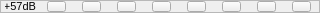
     <widget class="QFrame" name="frame_2">
      <property name="minimumSize">
       <size>
        <width>320</width>
        <height>13</height>
       </size>
      </property>
      <property name="maximumSize">
       <size>
        <width>320</width>
        <height>13</height>
       </size>
      </property>
      <property name="frameShape">
       <enum>QFrame::StyledPanel</enum>
      </property>
      <property name="frameShadow">
       <enum>QFrame::Raised</enum>
      </property>
      <widget class="QPushButton" name="In4_57">
       <property name="geometry">
        <rect>
         <x>152</x>
         <y>1</y>
         <width>19</width>
         <height>11</height>
        </rect>
       </property>
       <property name="minimumSize">
        <size>
         <width>19</width>
         <height>11</height>
        </size>
       </property>
       <property name="maximumSize">
        <size>
         <width>19</width>
         <height>11</height>
        </size>
       </property>
       <property name="text">
        <string/>
       </property>
       <property name="checkable">
        <bool>true</bool>
       </property>
       <property name="autoExclusive">
        <bool>true</bool>
       </property>
       <attribute name="buttonGroup">
        <string notr="true">buttonGroup4</string>
       </attribute>
      </widget>
      <widget class="QPushButton" name="In3_57">
       <property name="geometry">
        <rect>
         <x>117</x>
         <y>1</y>
         <width>19</width>
         <height>11</height>
        </rect>
       </property>
       <property name="minimumSize">
        <size>
         <width>19</width>
         <height>11</height>
        </size>
       </property>
       <property name="maximumSize">
        <size>
         <width>19</width>
         <height>11</height>
        </size>
       </property>
       <property name="text">
        <string/>
       </property>
       <property name="checkable">
        <bool>true</bool>
       </property>
       <property name="autoExclusive">
        <bool>true</bool>
       </property>
       <attribute name="buttonGroup">
        <string notr="true">buttonGroup3</string>
       </attribute>
      </widget>
      <widget class="QPushButton" name="In1_57">
       <property name="geometry">
        <rect>
         <x>47</x>
         <y>1</y>
         <width>19</width>
         <height>11</height>
        </rect>
       </property>
       <property name="minimumSize">
        <size>
         <width>19</width>
         <height>11</height>
        </size>
       </property>
       <property name="maximumSize">
        <size>
         <width>19</width>
         <height>11</height>
        </size>
       </property>
       <property name="text">
        <string/>
       </property>
       <property name="checkable">
        <bool>true</bool>
       </property>
       <property name="checked">
        <bool>false</bool>
       </property>
       <property name="autoExclusive">
        <bool>true</bool>
       </property>
       <attribute name="buttonGroup">
        <string notr="true">buttonGroup1</string>
       </attribute>
      </widget>
      <widget class="QPushButton" name="In8_57">
       <property name="geometry">
        <rect>
         <x>292</x>
         <y>1</y>
         <width>19</width>
         <height>11</height>
        </rect>
       </property>
       <property name="minimumSize">
        <size>
         <width>19</width>
         <height>11</height>
        </size>
       </property>
       <property name="maximumSize">
        <size>
         <width>19</width>
         <height>11</height>
        </size>
       </property>
       <property name="text">
        <string/>
       </property>
       <property name="checkable">
        <bool>true</bool>
       </property>
       <attribute name="buttonGroup">
        <string notr="true">buttonGroup8</string>
       </attribute>
      </widget>
      <widget class="QPushButton" name="In2_57">
       <property name="geometry">
        <rect>
         <x>82</x>
         <y>1</y>
         <width>19</width>
         <height>11</height>
        </rect>
       </property>
       <property name="minimumSize">
        <size>
         <width>19</width>
         <height>11</height>
        </size>
       </property>
       <property name="maximumSize">
        <size>
         <width>19</width>
         <height>11</height>
        </size>
       </property>
       <property name="text">
        <string/>
       </property>
       <property name="checkable">
        <bool>true</bool>
       </property>
       <property name="autoExclusive">
        <bool>true</bool>
       </property>
       <attribute name="buttonGroup">
        <string notr="true">buttonGroup2</string>
       </attribute>
      </widget>
      <widget class="QPushButton" name="In6_57">
       <property name="geometry">
        <rect>
         <x>222</x>
         <y>1</y>
         <width>19</width>
         <height>11</height>
        </rect>
       </property>
       <property name="minimumSize">
        <size>
         <width>19</width>
         <height>11</height>
        </size>
       </property>
       <property name="maximumSize">
        <size>
         <width>19</width>
         <height>11</height>
        </size>
       </property>
       <property name="text">
        <string/>
       </property>
       <property name="checkable">
        <bool>true</bool>
       </property>
       <property name="autoExclusive">
        <bool>true</bool>
       </property>
       <attribute name="buttonGroup">
        <string notr="true">buttonGroup6</string>
       </attribute>
      </widget>
      <widget class="QPushButton" name="In5_57">
       <property name="geometry">
        <rect>
         <x>187</x>
         <y>1</y>
         <width>19</width>
         <height>11</height>
        </rect>
       </property>
       <property name="minimumSize">
        <size>
         <width>19</width>
         <height>11</height>
        </size>
       </property>
       <property name="maximumSize">
        <size>
         <width>19</width>
         <height>11</height>
        </size>
       </property>
       <property name="text">
        <string/>
       </property>
       <property name="checkable">
        <bool>true</bool>
       </property>
       <property name="autoExclusive">
        <bool>true</bool>
       </property>
       <attribute name="buttonGroup">
        <string notr="true">buttonGroup5</string>
       </attribute>
      </widget>
      <widget class="QPushButton" name="In7_57">
       <property name="geometry">
        <rect>
         <x>257</x>
         <y>1</y>
         <width>19</width>
         <height>11</height>
        </rect>
       </property>
       <property name="minimumSize">
        <size>
         <width>19</width>
         <height>11</height>
        </size>
       </property>
       <property name="maximumSize">
        <size>
         <width>19</width>
         <height>11</height>
        </size>
       </property>
       <property name="text">
        <string/>
       </property>
       <property name="checkable">
        <bool>true</bool>
       </property>
       <property name="autoExclusive">
        <bool>true</bool>
       </property>
       <attribute name="buttonGroup">
        <string notr="true">buttonGroup7</string>
       </attribute>
      </widget>
      <widget class="QLabel" name="label_3">
       <property name="geometry">
        <rect>
         <x>5</x>
         <y>1</y>
         <width>31</width>
         <height>11</height>
        </rect>
       </property>
       <property name="font">
        <font>
         <pointsize>8</pointsize>
        </font>
       </property>
       <property name="text">
        <string>+57dB</string>
       </property>
       <property name="alignment">
        <set>Qt::AlignRight|Qt::AlignTrailing|Qt::AlignVCenter</set>
       </property>
      </widget>
     </widget>
